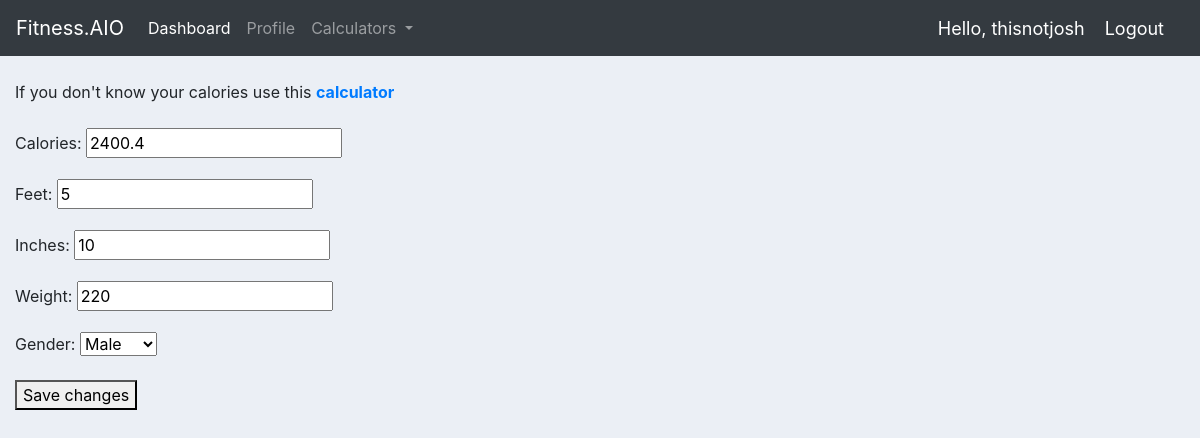
The app's page /user/update-calories/ (signed in) with its own data.
### registration/models.py (models this page shows, shortened)
class Profile(models.Model):
    user = models.OneToOneField(User, on_delete=models.CASCADE, related_name ='profile')
    gender_choice = [
        ('Male', 'Male'),
        ('Female', 'Female')
    ]
    inches = models.IntegerField(default=0)
    feet = models.IntegerField(default=0)
    weight = models.CharField(max_length = 4)
    calories = models.CharField(max_length=7)
    gender = models.CharField(max_length= 200, choices= gender_choice, default= 'Male')

### registration/views.py (the view)
# urls.py: path('update-calories/', update_calories, name="update-calories"),
@login_required
@transaction.atomic
def update_calories(request):
    if request.method == 'POST':
        profile_form = EditCaloriesForm(
            request.POST, instance=request.user.profile)
        if profile_form.is_valid():
            profile_form.save()
            return redirect('homeView')
        else:
            messages.error(request, ('Please correct the error below.'))
    else:
        profile_form = EditCaloriesForm(instance=request.user.profile)
    return render(request, 'registration/updateCalories.html', {
        'profile_form': profile_form
    })

### registration/forms.py
class EditCaloriesForm(forms.ModelForm):
    class Meta:
        model = Profile
        fields = [
            'calories',
            'feet',
            'inches',
            'weight',
            'gender'
        ]

### registration/templates/registration/updateCalories.html (shortened to what this page needs)
{% extends 'base.html' %}
{% block content %}
<br>
<form method="post">
    If you don't know your calories use this <a href="#"><strong>calculator</strong></a>
    <br><br>
    {{ profile_form.as_p }}
    <button type="submit">Save changes</button>
</form>
{% endblock content %}

### templates/navbar.html (shortened to what this page needs)
<nav class="navbar navbar-expand-lg navbar-dark bg-dark">
    <a class="navbar-brand" href="{% url 'homeView' %}">Fitness.AIO</a>
    <div class="collapse navbar-collapse" id="navbarNavDropdown">
        <ul class="navbar-nav">
            <li class="nav-item active">
                <a class="nav-link" href="{% url 'homeView' %}">Dashboard <span class="sr-only">(current)</span></a>
            </li>
            <li class="nav-item">
                <a class="nav-link" href="{% url 'profile-page' %}">Profile</a>
            </li>
            <li class="nav-item dropdown">
                <a class="nav-link dropdown-toggle" href="#" id="navbarDropdownMenuLink" data-toggle="dropdown"
                    aria-haspopup="true" aria-expanded="false">
                    Calculators
                </a>
            </li>
        </ul>
    </div>
    {% if user.is_authenticated %}
        <span class="hello-msg">Hello, {{request.user}}</span>
        <span><a class="hello-msg" href="{% url 'logout' %}">Logout</a></span>
    {% else %}
        <span><a class="hello-msg" href="{% url 'login' %}">Login</a></span>
    {% endif %}
</nav>

### static/css/main.css (style rules this page uses)
body { background-color: #ebeff5; }

### templates/navbar.html (style rules this page uses)
.hello-msg { font-size: 18px; color: #fff; margin-right: 20px; }

### records on screen
Profile: calories "2400.4", feet "5", inches "10", weight "220", gender "Male"

### other values on screen
{{ request.user }} "thisnotjosh"
